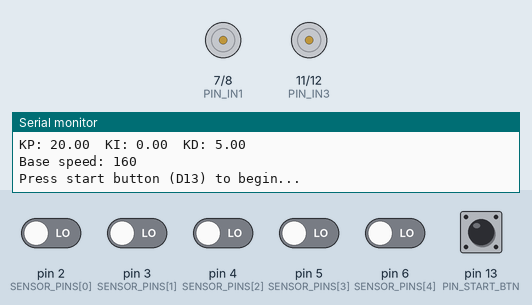
Recording of a sketch running on a simulated Arduino Uno, built with avr-gcc and run on an emulated ATmega328P. Parts: motor-driver pin pairs drawn as motors (green arrow = first pin HIGH = forward, orange = second pin HIGH = backward, longer = more drive, scaled by the enable pin), the last lines printed to the serial monitor. The inputs (shaded band) are chosen by the test bench; at power-on: pin 13 (PIN_START_BTN) HIGH, pin 2 (SENSOR_PINS[0]), pin 3 (SENSOR_PINS[1]), pin 4 (SENSOR_PINS[2]), pin 5 (SENSOR_PINS[3]), pin 6 (SENSOR_PINS[4]) LOW.

Above: at 0.8 s.
0.9 s: pin 13 (PIN_START_BTN) pulled LOW for 0.15 s
At 1.7 s:
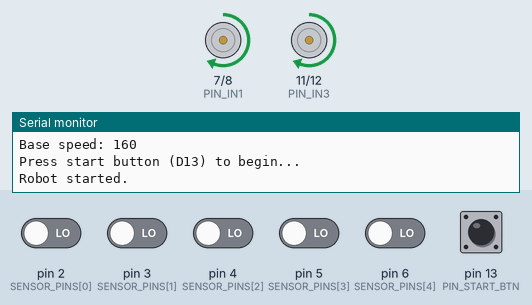
2.5 s: pin 2 (SENSOR_PINS[0]) driven HIGH
At 3.5 s:
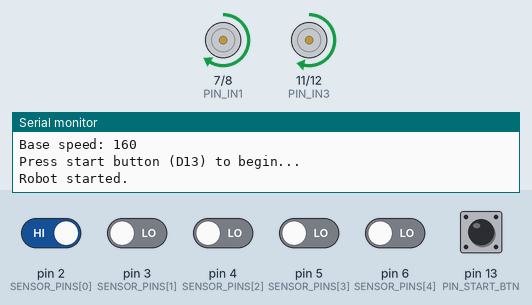
4.0 s: pin 3 (SENSOR_PINS[1]) driven HIGH
At 4.6 s:
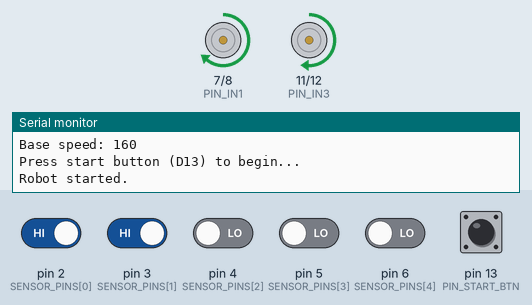
5.5 s: pin 4 (SENSOR_PINS[2]) driven HIGH
At 6.7 s:
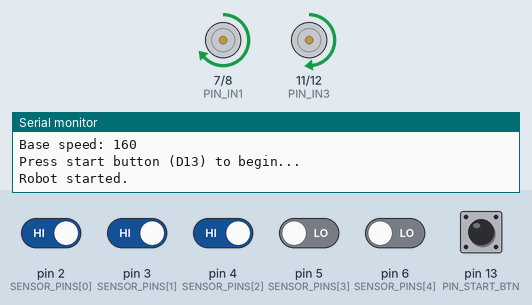
7.0 s: pin 5 (SENSOR_PINS[3]) driven HIGH
At 8.1 s:
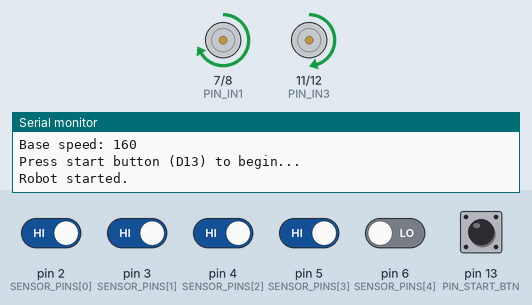
8.5 s: pin 2 (SENSOR_PINS[0]) driven LOW and pin 6 (SENSOR_PINS[4]) driven HIGH
At 9.2 s:
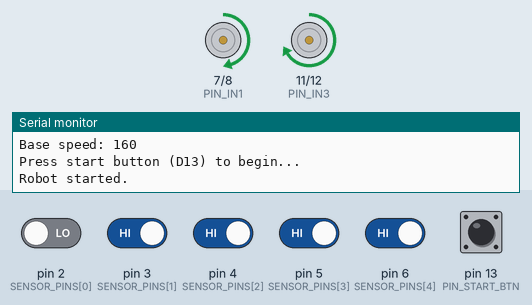
Timing chart, 0 to 11.0 s (numbered marks = the images above; inputs shaded):
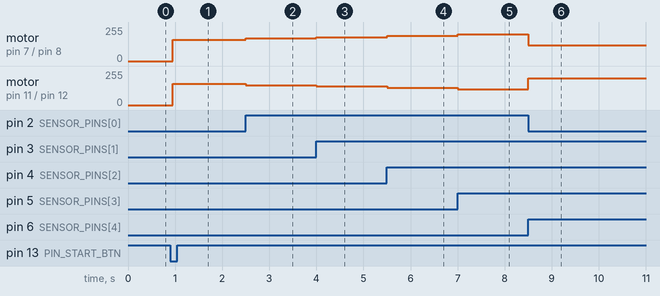

Measured:
- after the input at 0.9 s, motor on pin 7 (PIN_IN1) / pin 8 (PIN_IN2), motor on pin 11 (PIN_IN3) / pin 12 (PIN_IN4): stopped → forward 160/255 after 0.05 s
- after the input at 2.5 s, motor on pin 7 (PIN_IN1) / pin 8 (PIN_IN2): forward 160/255 → forward 170/255 at once; motor on pin 11 (PIN_IN3) / pin 12 (PIN_IN4): forward 160/255 → forward 150/255 at once
- after the input at 4.0 s, motor on pin 7 (PIN_IN1) / pin 8 (PIN_IN2): forward 170/255 → forward 180/255 at once; motor on pin 11 (PIN_IN3) / pin 12 (PIN_IN4): forward 150/255 → forward 140/255 at once
- after the input at 5.5 s, motor on pin 7 (PIN_IN1) / pin 8 (PIN_IN2): forward 180/255 → forward 190/255 at once; motor on pin 11 (PIN_IN3) / pin 12 (PIN_IN4): forward 140/255 → forward 130/255 at once
- after the input at 7.0 s, motor on pin 7 (PIN_IN1) / pin 8 (PIN_IN2): forward 190/255 → forward 200/255 at once; motor on pin 11 (PIN_IN3) / pin 12 (PIN_IN4): forward 130/255 → forward 120/255 at once
- after the input at 8.5 s, motor on pin 7 (PIN_IN1) / pin 8 (PIN_IN2): forward 200/255 → forward 120/255 at once; motor on pin 11 (PIN_IN3) / pin 12 (PIN_IN4): forward 120/255 → forward 200/255 at once

The sketch:

LineFollowerPID.ino
```cpp
// (licence header left out)
// ============================================================
//  CALIBRATION & TUNING PARAMETERS  (adjust here only)
// ============================================================

// --- PID gains ---
// Start with KP = 20, KI = 0, KD = 5 and tune from there.
const float KP = 20.0;   // Proportional gain
const float KI = 0.0;    // Integral gain (keep 0 until KP/KD are set)
const float KD = 5.0;    // Derivative gain

// --- Base motor speed (0–255) ---
// Lower this if the robot overshoots on tight curves.
const int BASE_SPEED = 160;

// --- Maximum individual motor speed (0–255) ---
// Caps speed after PID correction is applied.
const int MAX_SPEED = 220;

// --- Minimum motor speed (0–255) ---
// Prevents motors from stalling at very low duty cycles.
const int MIN_SPEED = 50;

// --- IR sensor threshold ---
// ADC readings BELOW this value are considered "on the line"
// when using analog sensors. For digital sensors this is ignored.
const int IR_THRESHOLD = 500;

// --- PID integral windup limit ---
// Clamps the accumulated integral to prevent runaway.
const float INTEGRAL_LIMIT = 500.0;

// --- Loop delay (milliseconds) ---
// Controls how often the PID loop runs. 0 = as fast as possible.
const int LOOP_DELAY_MS = 0;


// ============================================================
//  PIN DEFINITIONS
// ============================================================

// IR sensor input pins (left to right: sensor[0] ... sensor[4])
const int SENSOR_PINS[5] = {2, 3, 4, 5, 6};
const int NUM_SENSORS    = 5;

// Left motor (L298N channel A)
const int PIN_ENA = 9;   // PWM speed control
const int PIN_IN1 = 7;   // Direction bit 1
const int PIN_IN2 = 8;   // Direction bit 2

// Right motor (L298N channel B)
const int PIN_ENB = 10;  // PWM speed control
const int PIN_IN3 = 11;  // Direction bit 1
const int PIN_IN4 = 12;  // Direction bit 2

// Optional start button (active LOW, internal pull-up enabled)
const int PIN_START_BTN = 13;


// ============================================================
//  SENSOR POSITION WEIGHTS
// ============================================================
// Each sensor is assigned a weight representing its lateral
// position. The weighted average of active sensors gives a
// position value ranging from -2 (hard left) to +2 (hard right),
// with 0 meaning perfectly centered on the line.
//
// weights[i] corresponds to SENSOR_PINS[i].
const int SENSOR_WEIGHTS[5] = {-2, -1, 0, 1, 2};


// ============================================================
//  RUNTIME STATE  (do not edit)
// ============================================================

float pidIntegral    = 0.0;
float pidLastError   = 0.0;
int   sensorValues[5];
bool  robotRunning   = false;


// ============================================================
//  FUNCTION PROTOTYPES
// ============================================================

void    readSensors();
float   computeError();
float   computePID(float error);
void    applyMotorOutput(float pidOutput);
void    setLeftMotor(int speed);
void    setRightMotor(int speed);
void    stopMotors();
void    waitForStartButton();
void    debugPrint(float error, float output, int leftSpeed, int rightSpeed);


// ============================================================
//  SETUP
// ============================================================

void setup()
{
    Serial.begin(115200);

    // Configure sensor pins as inputs
    for (int i = 0; i < NUM_SENSORS; i++) {
        pinMode(SENSOR_PINS[i], INPUT);
    }

    // Configure motor driver pins as outputs
    pinMode(PIN_ENA, OUTPUT);
    pinMode(PIN_IN1, OUTPUT);
    pinMode(PIN_IN2, OUTPUT);
    pinMode(PIN_ENB, OUTPUT);
    pinMode(PIN_IN3, OUTPUT);
    pinMode(PIN_IN4, OUTPUT);

    // Optional start button with internal pull-up
    pinMode(PIN_START_BTN, INPUT_PULLUP);

    stopMotors();

    Serial.println(F("Line-Following Robot | PID Controller"));
    Serial.println(F("-------------------------------------"));
    Serial.print(F("KP: ")); Serial.print(KP);
    Serial.print(F("  KI: ")); Serial.print(KI);
    Serial.print(F("  KD: ")); Serial.println(KD);
    Serial.print(F("Base speed: ")); Serial.println(BASE_SPEED);
    Serial.println(F("Press start button (D13) to begin..."));

    // Halt here until the operator presses the start button.
    // Remove this call if no button is wired.
    waitForStartButton();

    robotRunning = true;
    Serial.println(F("Robot started."));
}


// ============================================================
//  MAIN LOOP
// ============================================================

void loop()
{
    if (!robotRunning) {
        stopMotors();
        return;
    }

    // 1. Read all IR sensors
    readSensors();

    // 2. Compute weighted position error
    float error = computeError();

    // 3. Run PID algorithm
    float pidOutput = computePID(error);

    // 4. Translate PID output to individual motor speeds
    applyMotorOutput(pidOutput);

    // 5. Optional serial debug output
    // Uncomment the line below to stream live PID data to Serial Monitor.
    // WARNING: printing every loop significantly slows the control rate.
    // debugPrint(error, pidOutput, 0, 0);  // placeholder speed args

    if (LOOP_DELAY_MS > 0) {
        delay(LOOP_DELAY_MS);
    }
}


// ============================================================
//  SENSOR READING
// ============================================================

/*
 * readSensors()
 * Reads all IR sensor pins and stores binary values in sensorValues[].
 * 1 = sensor detects the line (dark surface / LOW digital output from
 *     most TCRT5000 modules when over black tape).
 * 0 = sensor detects the background (light surface).
 *
 * If using analog IR sensors, replace digitalRead() with analogRead()
 * and apply IR_THRESHOLD to convert to binary:
 *   sensorValues[i] = (analogRead(SENSOR_PINS[i]) < IR_THRESHOLD) ? 1 : 0;
 */
void readSensors()
{
    for (int i = 0; i < NUM_SENSORS; i++) {
        // For digital sensors: LOW = on line, HIGH = off line
        sensorValues[i] = (digitalRead(SENSOR_PINS[i]) == LOW) ? 1 : 0;
    }
}


// ============================================================
//  ERROR COMPUTATION
// ============================================================

/*
 * computeError()
 * Calculates a weighted average position of the line relative to
 * the sensor array center.
 *
 * Returns:
 *   A float in the range [-2.0, +2.0].
 *   Negative = line is to the LEFT  -> steer left  (reduce left motor)
 *   Zero     = line is centered     -> drive straight
 *   Positive = line is to the RIGHT -> steer right (reduce right motor)
 *
 * Edge cases:
 *   - All sensors OFF: line is lost. The last known error is returned
 *     so the robot continues curving in the direction the line was last
 *     seen, rather than stopping abruptly.
 *   - All sensors ON: intersection detected. Returns 0 (straight ahead).
 *     Add intersection-handling logic here if needed.
 */
float computeError()
{
    int   weightedSum = 0;
    int   activeCount = 0;

    for (int i = 0; i < NUM_SENSORS; i++) {
        if (sensorValues[i]) {
            weightedSum += SENSOR_WEIGHTS[i];
            activeCount++;
        }
    }

    // All sensors OFF — line is lost
    if (activeCount == 0) {
        // Return the last known error to maintain the last steering direction
        return pidLastError;
    }

    // All sensors ON — intersection or very wide line; treat as center
    if (activeCount == NUM_SENSORS) {
        return 0.0;
    }

    // Normal case: return fractional weighted average
    return (float)weightedSum / (float)activeCount;
}


// ============================================================
//  PID ALGORITHM
// ============================================================

/*
 * computePID(error)
 * Standard discrete PID controller.
 *
 * Proportional term: responds immediately to the current error.
 * Integral term:     accumulates past error to eliminate steady-state offset.
 * Derivative term:   predicts future error from the rate of change,
 *                    damping oscillation.
 *
 * Parameters:
 *   error  - current position error from computeError()
 *
 * Returns:
 *   pid_output - a signed correction value applied to motor speeds.
 *                Positive -> steer right; Negative -> steer left.
 */
float computePID(float error)
{
    // Proportional term
    float pTerm = KP * error;

    // Integral term with windup clamp
    pidIntegral += error;
    pidIntegral  = constrain(pidIntegral, -INTEGRAL_LIMIT, INTEGRAL_LIMIT);
    float iTerm  = KI * pidIntegral;

    // Derivative term (rate of error change between consecutive loops)
    float dTerm    = KD * (error - pidLastError);
    pidLastError   = error;

    return pTerm + iTerm + dTerm;
}


// ============================================================
//  MOTOR OUTPUT
// ============================================================

/*
 * applyMotorOutput(pidOutput)
 * Converts the PID correction signal into individual left/right
 * motor speeds and drives the motors accordingly.
 *
 * Positive pidOutput -> robot needs to turn right
 *   -> right motor slows down, left motor speeds up
 * Negative pidOutput -> robot needs to turn left
 *   -> left motor slows down, right motor speeds up
 */
void applyMotorOutput(float pidOutput)
{
    int leftSpeed  = BASE_SPEED + (int)pidOutput;
    int rightSpeed = BASE_SPEED - (int)pidOutput;

    // Clamp speeds to valid PWM range
    leftSpeed  = constrain(leftSpeed,  MIN_SPEED, MAX_SPEED);
    rightSpeed = constrain(rightSpeed, MIN_SPEED, MAX_SPEED);

    setLeftMotor(leftSpeed);
    setRightMotor(rightSpeed);
}


// ============================================================
//  MOTOR DRIVER HELPERS
// ============================================================

/*
 * setLeftMotor(speed)
 * Drives the left motor forward at the given PWM duty cycle.
 * Pass a negative value if reverse is needed (not used in
 * normal line-following but useful for sharp turns or recovery).
 */
void setLeftMotor(int speed)
{
    if (speed >= 0) {
        digitalWrite(PIN_IN1, HIGH);
        digitalWrite(PIN_IN2, LOW);
        analogWrite(PIN_ENA, speed);
    } else {
        digitalWrite(PIN_IN1, LOW);
        digitalWrite(PIN_IN2, HIGH);
        analogWrite(PIN_ENA, -speed);
    }
}

/*
 * setRightMotor(speed)
 * Drives the right motor forward at the given PWM duty cycle.
 */
void setRightMotor(int speed)
{
    if (speed >= 0) {
        digitalWrite(PIN_IN3, HIGH);
        digitalWrite(PIN_IN4, LOW);
        analogWrite(PIN_ENB, speed);
    } else {
        digitalWrite(PIN_IN3, LOW);
        digitalWrite(PIN_IN4, HIGH);
        analogWrite(PIN_ENB, -speed);
    }
}

/*
 * stopMotors()
 * Cuts power to both motors (coast stop).
 * For a braking stop, set both IN pins HIGH simultaneously.
 */
void stopMotors()
{
    digitalWrite(PIN_IN1, LOW);
    digitalWrite(PIN_IN2, LOW);
    analogWrite(PIN_ENA, 0);

    digitalWrite(PIN_IN3, LOW);
    digitalWrite(PIN_IN4, LOW);
    analogWrite(PIN_ENB, 0);
}


// ============================================================
//  START BUTTON
// ============================================================

/*
 * waitForStartButton()
 * Blocks execution until the button on PIN_START_BTN is pressed.
 * Uses a simple 50 ms debounce. Remove this function call in
 * setup() if no button is wired.
 */
void waitForStartButton()
{
    while (digitalRead(PIN_START_BTN) == HIGH) {
        // Waiting for button press (active LOW)
    }
    delay(50);  // Debounce
}


// ============================================================
//  DEBUG OUTPUT
// ============================================================

/*
 * debugPrint(error, output, leftSpeed, rightSpeed)
 * Streams live PID data to the Serial Monitor at 115200 baud.
 * Outputs a CSV-friendly line that can be pasted into a
 * spreadsheet or the Arduino Serial Plotter for tuning.
 *
 * Format: error, output, leftSpeed, rightSpeed, sensor_bits
 *
 * To use: uncomment the debugPrint() call in loop().
 */
void debugPrint(float error, float output, int leftSpeed, int rightSpeed)
{
    // Sensor state as a 5-bit binary string
    char sensorStr[6];
    for (int i = 0; i < NUM_SENSORS; i++) {
        sensorStr[i] = sensorValues[i] ? '1' : '0';
    }
    sensorStr[NUM_SENSORS] = '\0';

    Serial.print(F("ERR:"));    Serial.print(error,  2);
    Serial.print(F(" OUT:"));   Serial.print(output, 2);
    Serial.print(F(" L:"));     Serial.print(leftSpeed);
    Serial.print(F(" R:"));     Serial.print(rightSpeed);
    Serial.print(F(" SNS:"));   Serial.println(sensorStr);
}
```
